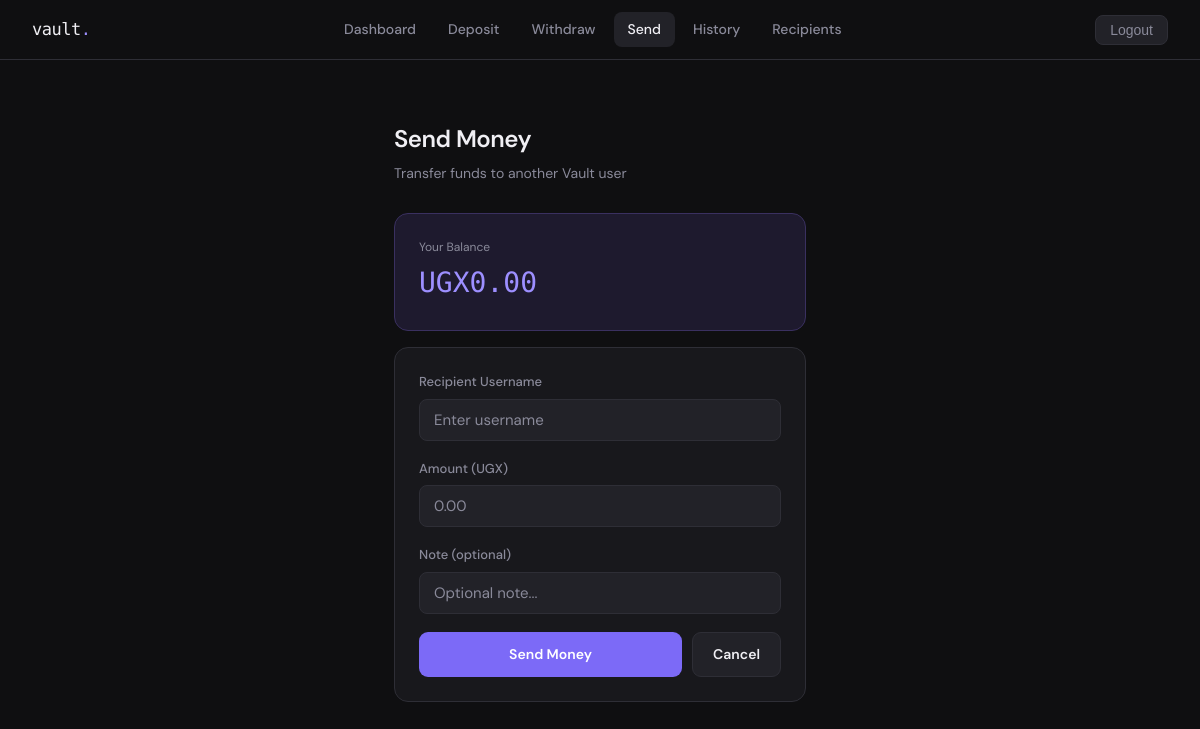
Page /transfer/ (signed in) on the earlier database version.
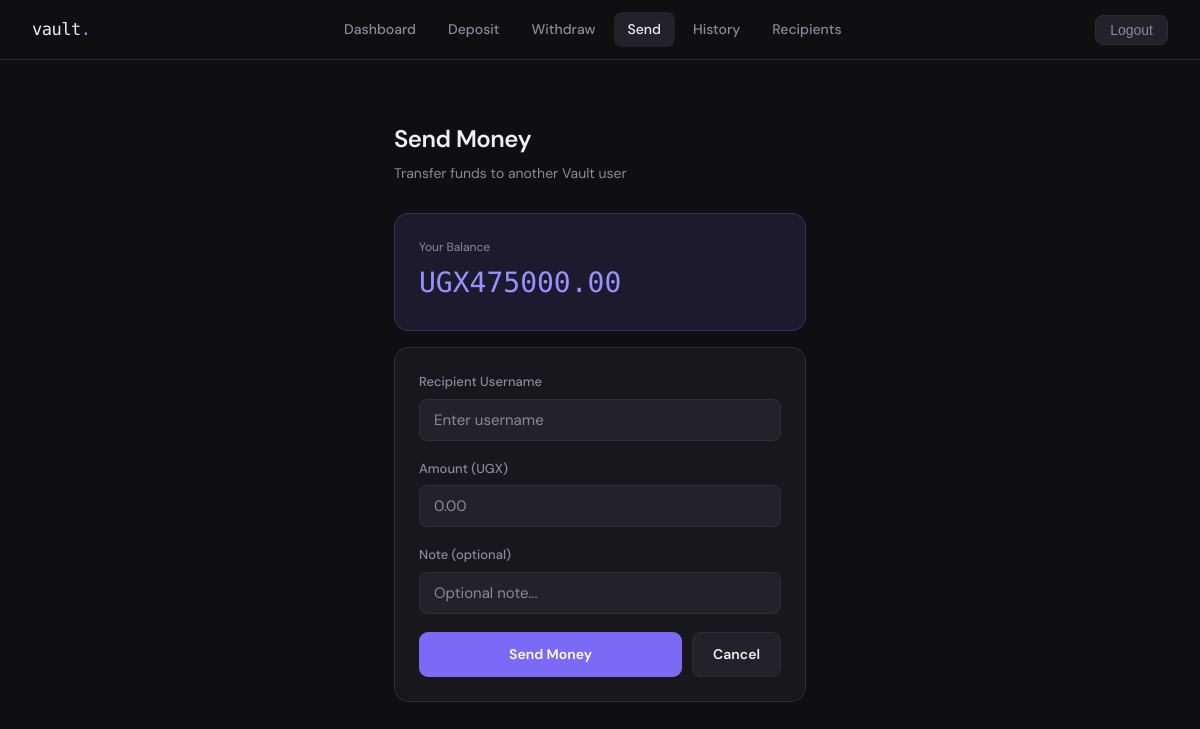
Same page on the later database version.
### wallet/models.py (models this page shows, shortened)
class Wallet(models.Model):
    user = models.OneToOneField(User, on_delete=models.CASCADE, related_name='wallet')
    balance = models.DecimalField(max_digits=12, decimal_places=2, default=0.00)
    currency = models.CharField(max_length=3, default='UGX')
    created_at = models.DateTimeField(auto_now_add=True)
    updated_at = models.DateTimeField(auto_now=True)

### wallet/views.py (the view)
# urls.py: path('transfer/', views.transfer, name='transfer'),
@login_required
def transfer(request):
    if request.method == 'POST':
        form = TransferForm(request.POST)
        if form.is_valid():
            username = form.cleaned_data['recipient_username']
            amount = form.cleaned_data['amount']
            note = form.cleaned_data.get('note', '') or 'Transfer'
            sender_wallet = request.user.wallet
            if username == request.user.username:
                messages.error(request, "You can't transfer to yourself.")
            else:
                try:
                    recipient = User.objects.get(username=username)
                    receiver_wallet = recipient.wallet
                    if sender_wallet.balance < amount:
                        messages.error(request, 'Insufficient balance.')
                    else:
                        with db_transaction.atomic():
                            sender_wallet.balance -= amount
                            sender_wallet.save()
                            receiver_wallet.balance += amount
                            receiver_wallet.save()
                            Transaction.objects.create(
                                wallet=sender_wallet,
                                transaction_type='transfer_out',
                                amount=amount,
                                description=f'Transfer to @{username}: {note}',
                                status='completed',
                            )
                            Transaction.objects.create(
                                wallet=receiver_wallet,
                                transaction_type='transfer_in',
                                amount=amount,
                                description=f'Transfer from @{request.user.username}: {note}',
                                status='completed',
                            )
                        messages.success(request, f'UGX {amount:,.0f} sent to @{username}.')
                        return redirect('dashboard')
                except User.DoesNotExist:
                    messages.error(request, f'User "{username}" not found.')
    else:
        initial = {}
        to = request.GET.get('to', '')
        if to:
            initial['recipient_username'] = to
        form = TransferForm(initial=initial)
    return render(request, 'wallet/transfer.html', {'form': form, 'wallet': request.user.wallet})

### wallet/forms.py
class TransferForm(forms.Form):
    recipient_username = forms.CharField(max_length=150,
                                          widget=forms.TextInput(attrs={'placeholder': 'Enter username'}))
    amount = forms.DecimalField(min_value=1, max_digits=10, decimal_places=2,
                                widget=forms.NumberInput(attrs={'placeholder': '0.00', 'step': '0.01'}))
    note = forms.CharField(max_length=255, required=False,
                           widget=forms.TextInput(attrs={'placeholder': 'Optional note...'}))

### templates/wallet/transfer.html (shortened to what this page needs)
{% extends 'wallet/base.html' %}
{% block content %}
<div class="page-sm">
  <div class="page-header">
    <h1>Send Money</h1>
    <p>Transfer funds to another Vault user</p>
  </div>
  <div class="card" style="margin-bottom:16px; background:#1e1a2e; border-color:#3a3060;">
    <div style="font-size:12px; color:var(--muted); margin-bottom:4px;">Your Balance</div>
    <div style="font-family:var(--mono); font-size:28px; font-weight:500;" class="text-accent">UGX{{ wallet.balance|floatformat:2 }}</div>
  </div>
  <div class="card">
    <form method="post">
      <div class="form-group">
        <label>Recipient Username</label>
        {{ form.recipient_username }}
      </div>
      <div class="form-group">
        <label>Amount (UGX)</label>
        {{ form.amount }}
      </div>
      <div class="form-group">
        <label>Note (optional)</label>
        {{ form.note }}
      </div>
      <div style="display:flex; gap:10px; margin-top:8px;">
        <button type="submit" class="btn btn-primary btn-full">Send Money</button>
        <a href="{% url 'dashboard' %}" class="btn btn-ghost">Cancel</a>
      </div>
    </form>
  </div>
</div>
{% endblock %}

Differences in the rows shown:
changed Wallet: balance "0.00" → "475000.00"
